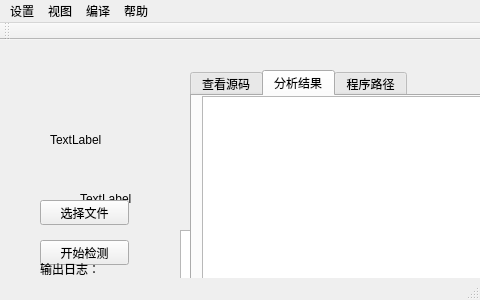
<?xml version="1.0" encoding="UTF-8"?>
<ui version="4.0">
 <class>MainWindow</class>
 <widget class="QMainWindow" name="MainWindow">
  <property name="geometry">
   <rect>
    <x>0</x>
    <y>0</y>
    <width>480</width>
    <height>300</height>
   </rect>
  </property>
  <property name="windowTitle">
   <string>MainWindow</string>
  </property>
  <widget class="QWidget" name="centralWidget">
   <widget class="QLabel" name="label">
    <property name="geometry">
     <rect>
      <x>80</x>
      <y>150</y>
      <width>67</width>
      <height>17</height>
     </rect>
    </property>
    <property name="sizePolicy">
     <sizepolicy hsizetype="Minimum" vsizetype="Preferred">
      <horstretch>0</horstretch>
      <verstretch>0</verstretch>
     </sizepolicy>
    </property>
    <property name="text">
     <string>TextLabel</string>
    </property>
   </widget>
   <widget class="QPushButton" name="pushButton_2">
    <property name="geometry">
     <rect>
      <x>40</x>
      <y>200</y>
      <width>89</width>
      <height>25</height>
     </rect>
    </property>
    <property name="text">
     <string>开始检测</string>
    </property>
   </widget>
   <widget class="QTextBrowser" name="textBrowser">
    <property name="geometry">
     <rect>
      <x>180</x>
      <y>190</y>
      <width>253</width>
      <height>100</height>
     </rect>
    </property>
    <property name="maximumSize">
     <size>
      <width>16777215</width>
      <height>16777215</height>
     </size>
    </property>
   </widget>
   <widget class="QTabWidget" name="tabWidget">
    <property name="geometry">
     <rect>
      <x>190</x>
      <y>30</y>
      <width>500</width>
      <height>400</height>
     </rect>
    </property>
    <property name="currentIndex">
     <number>1</number>
    </property>
    <widget class="QWidget" name="tab">
     <attribute name="title">
      <string>查看源码</string>
     </attribute>
     <widget class="QTextBrowser" name="tab_1_tb">
      <property name="geometry">
       <rect>
        <x>10</x>
        <y>0</y>
        <width>550</width>
        <height>280</height>
       </rect>
      </property>
      <property name="sizePolicy">
       <sizepolicy hsizetype="Maximum" vsizetype="Maximum">
        <horstretch>0</horstretch>
        <verstretch>0</verstretch>
       </sizepolicy>
      </property>
      <property name="minimumSize">
       <size>
        <width>256</width>
        <height>192</height>
       </size>
      </property>
     </widget>
    </widget>
    <widget class="QWidget" name="tab_2">
     <attribute name="title">
      <string>分析结果</string>
     </attribute>
     <widget class="QTextBrowser" name="tab_2_tb">
      <property name="geometry">
       <rect>
        <x>10</x>
        <y>0</y>
        <width>550</width>
        <height>280</height>
       </rect>
      </property>
     </widget>
    </widget>
    <widget class="QWidget" name="tab_3">
     <attribute name="title">
      <string>程序路径</string>
     </attribute>
    </widget>
   </widget>
   <widget class="QLabel" name="label_2">
    <property name="geometry">
     <rect>
      <x>40</x>
      <y>220</y>
      <width>67</width>
      <height>17</height>
     </rect>
    </property>
    <property name="text">
     <string>输出日志：</string>
    </property>
   </widget>
   <widget class="QLabel" name="label_3">
    <property name="geometry">
     <rect>
      <x>50</x>
      <y>50</y>
      <width>100</width>
      <height>100</height>
     </rect>
    </property>
    <property name="text">
     <string>TextLabel</string>
    </property>
   </widget>
   <widget class="QPushButton" name="pushButton">
    <property name="geometry">
     <rect>
      <x>40</x>
      <y>160</y>
      <width>89</width>
      <height>25</height>
     </rect>
    </property>
    <property name="text">
     <string>选择文件</string>
    </property>
   </widget>
  </widget>
  <widget class="QMenuBar" name="menuBar">
   <property name="geometry">
    <rect>
     <x>0</x>
     <y>0</y>
     <width>480</width>
     <height>28</height>
    </rect>
   </property>
   <widget class="QMenu" name="menu">
    <property name="title">
     <string>设置</string>
    </property>
    <addaction name="action_llvm"/>
    <addaction name="action"/>
   </widget>
   <widget class="QMenu" name="menu_2">
    <property name="title">
     <string>视图</string>
    </property>
   </widget>
   <widget class="QMenu" name="menu_3">
    <property name="title">
     <string>编译</string>
    </property>
    <addaction name="action_Checker"/>
   </widget>
   <widget class="QMenu" name="menu_4">
    <property name="title">
     <string>帮助</string>
    </property>
   </widget>
   <addaction name="menu"/>
   <addaction name="menu_2"/>
   <addaction name="menu_3"/>
   <addaction name="menu_4"/>
  </widget>
  <widget class="QToolBar" name="mainToolBar">
   <attribute name="toolBarArea">
    <enum>TopToolBarArea</enum>
   </attribute>
   <attribute name="toolBarBreak">
    <bool>false</bool>
   </attribute>
  </widget>
  <widget class="QStatusBar" name="statusBar"/>
  <action name="action_llvm">
   <property name="text">
    <string>设置llvm路径</string>
   </property>
  </action>
  <action name="action">
   <property name="text">
    <string>设置报错文字</string>
   </property>
  </action>
  <action name="action_Checker">
   <property name="text">
    <string>编译Checker</string>
   </property>
  </action>
 </widget>
 <layoutdefault spacing="6" margin="11"/>
 <resources/>
 <connections/>
</ui>
